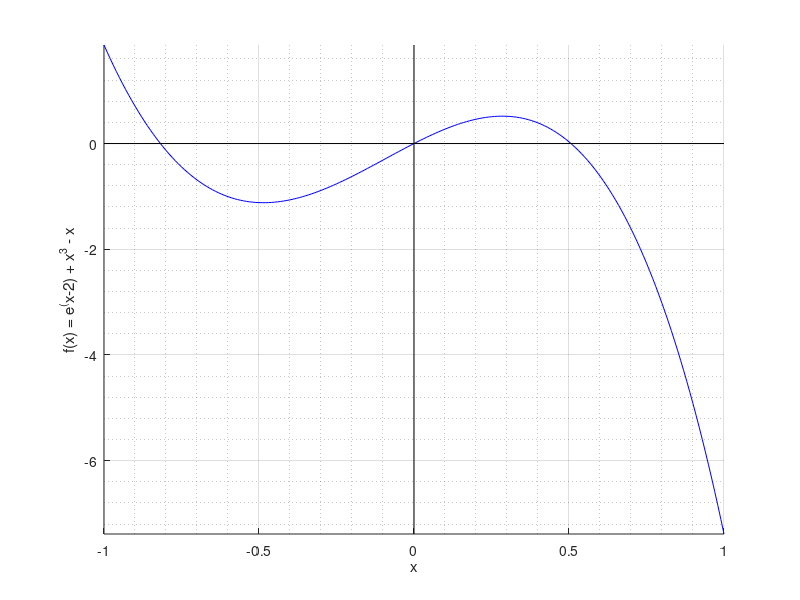

Source code (MATLAB):
close all; clear all; clc

xs = -1 : 0.01 : 1; 
f = @(x) 1 + 5*x - 6*x.^3 - exp(2*x);
fs = f(xs);

figure(1); clf; hold on
grid on; grid minor

plot(xs, fs, 'b')
plot([0 0], [min(fs) max(fs)], 'k')
plot([min(xs) max(xs)], [0 0], 'k')
axis([min(xs) max(xs) min(fs) max(fs)])

xlabel('x')
ylabel('f(x) = e^(x-2) + x^3 - x')